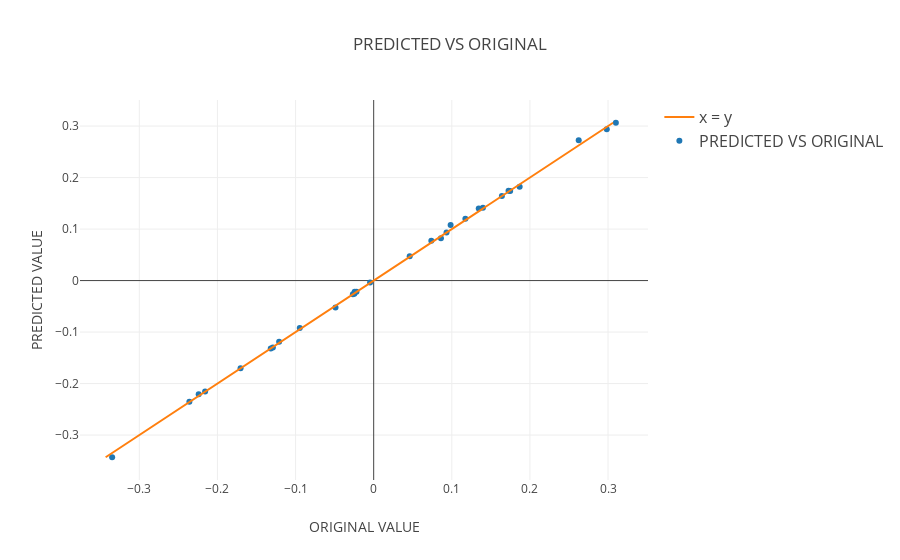

This figure's notebook cell:
### Markdown cell above
## SCATTER PLOT FOR OLS ##

### Code cell
trace1 = go.Scatter(
    x=predict_ols,
    y= Y_test,
    mode='markers',
    name = 'PREDICTED VS ORIGINAL',
    line=dict(shape='linear')
)
trace2 = go.Scatter(
    x= Y_test,
    y= Y_test,
    mode='lines',
    name = 'x = y',
    line=dict(shape='linear')
)
data = [trace1, trace2]
layout = dict(
    title='PREDICTED VS ORIGINAL',
    yaxis = dict(
        title='PREDICTED VALUE'
    ),
    xaxis = dict(
        title='ORIGINAL VALUE'
    ),
    legend=dict(
        traceorder='reversed',
        font=dict(size=16)
    )
)
fig = dict(data=data, layout=layout)
plot.iplot(fig, filename='SCATTER PLOT FOR OLS')

### Figure 1 — Plotly figure (JSON) as saved in the notebook; plotly's stock layout.template omitted (floating-point values rounded to 4 significant figures)
{"data": [{"line": {"shape": "linear"}, "mode": "markers", "name": "PREDICTED VS ORIGINAL", "type": "scatter", "x": [0.31, 0.09849, -0.004593, 0.1747, 0.07381, -0.2359, 0.2984, 0.08611, -0.1704, 0.1869, -0.3348, -0.224, -0.02201, 0.04609, 0.1641, -0.02472, -0.2158, -0.02664, 0.2625, -0.1291, 0.09326, -0.04888, -0.121, -0.02432, -0.09463, -0.1318, 0.1727, 0.1398, 0.1174, 0.1345], "y": [0.3065, 0.1077, -0.003932, 0.1737, 0.07746, -0.2355, 0.2937, 0.08204, -0.1701, 0.1823, -0.3431, -0.2209, -0.02178, 0.04712, 0.1645, -0.02541, -0.2156, -0.02676, 0.2723, -0.1298, 0.0932, -0.05254, -0.1186, -0.02174, -0.09209, -0.1317, 0.1742, 0.1412, 0.12, 0.1398]}, {"line": {"shape": "linear"}, "mode": "lines", "name": "x = y", "type": "scatter", "x": [0.3065, 0.1077, -0.003932, 0.1737, 0.07746, -0.2355, 0.2937, 0.08204, -0.1701, 0.1823, -0.3431, -0.2209, -0.02178, 0.04712, 0.1645, -0.02541, -0.2156, -0.02676, 0.2723, -0.1298, 0.0932, -0.05254, -0.1186, -0.02174, -0.09209, -0.1317, 0.1742, 0.1412, 0.12, 0.1398], "y": [0.3065, 0.1077, -0.003932, 0.1737, 0.07746, -0.2355, 0.2937, 0.08204, -0.1701, 0.1823, -0.3431, -0.2209, -0.02178, 0.04712, 0.1645, -0.02541, -0.2156, -0.02676, 0.2723, -0.1298, 0.0932, -0.05254, -0.1186, -0.02174, -0.09209, -0.1317, 0.1742, 0.1412, 0.12, 0.1398]}], "layout": {"legend": {"font": {"size": 16}, "traceorder": "reversed"}, "title": "PREDICTED VS ORIGINAL", "xaxis": {"title": "ORIGINAL VALUE"}, "yaxis": {"title": "PREDICTED VALUE"}}}
